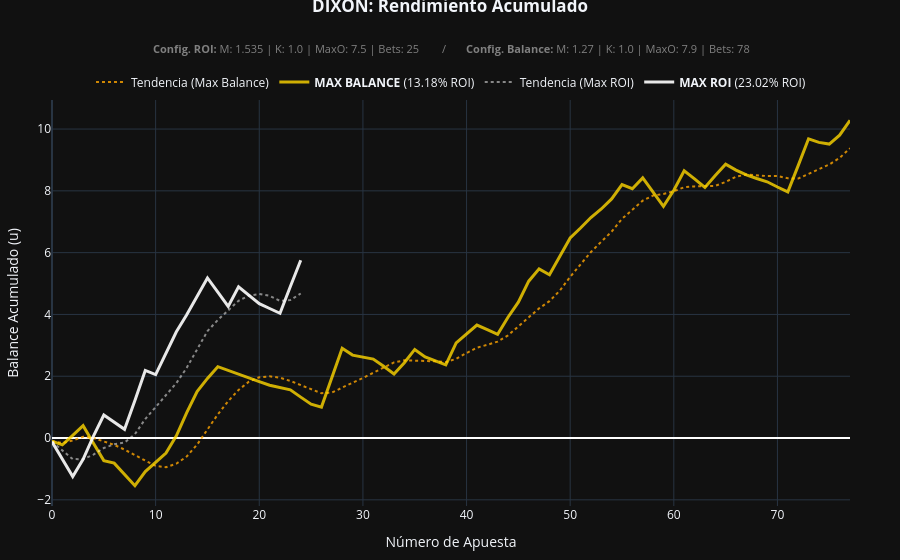

The notebook cell saved with this chart:
### Code cell
# --- VISUALIZACIÓN DE LA MEJOR ESTRATEGIA: DIXON (ROI vs BALANCE) ---

if 'best_history_dixon_df' in locals() and not df_grid_dixon_sorted.empty:
    # -------------------------------------------------------------------------
    # PREPARACIÓN DE DATOS: ESTRATEGIA MEJOR ROI
    # -------------------------------------------------------------------------
    df_viz_roi_d = best_history_dixon_df.sort_values('Date').reset_index(drop=True)
    df_viz_roi_d['Balance_Cum'] = df_viz_roi_d['Ganancia'].cumsum()
    df_viz_roi_d['MA_Balance'] = df_viz_roi_d['Balance_Cum'].rolling(window=7, min_periods=1).mean()

    # Parámetros ROI
    roi_row_d = df_grid_dixon_sorted.iloc[0]
    rd_val, rd_bal, rd_bets = roi_row_d['ROI(%)'], roi_row_d['Balance'], int(roi_row_d['Apuestas'])
    rd_marg, rd_kelly, rd_max_o = roi_row_d['Margen'], roi_row_d['Kelly'], roi_row_d['Max_Odd']

    # -------------------------------------------------------------------------
    # PREPARACIÓN DE DATOS: ESTRATEGIA MEJOR BALANCE (REGENERACIÓN VECTORIZADA)
    # -------------------------------------------------------------------------
    bal_row_d = df_grid_dixon_sorted.sort_values(by='Balance', ascending=False).iloc[0]

    if (bal_row_d['Margen'] != rd_marg) or (bal_row_d['Kelly'] != rd_kelly) or (bal_row_d['Max_Odd'] != rd_max_o):
        bd_m, bd_k, bd_mo = bal_row_d['Margen'], bal_row_d['Kelly'], bal_row_d['Max_Odd']

        mask_bal_d = valid_mask_dixon & (odds_flat_dixon <= bd_mo) & (probs_flat_dixon * odds_flat_dixon > bd_m)

        df_viz_bal_d = pd.DataFrame({
            'Date': fechas_flat_dixon[mask_bal_d],
            'Ganancia': profit_base_dixon[mask_bal_d] * bd_k * unit
        }).sort_values('Date').reset_index(drop=True)
    else:
        df_viz_bal_d = df_viz_roi_d.copy()

    df_viz_bal_d['Balance_Cum'] = df_viz_bal_d['Ganancia'].cumsum()
    df_viz_bal_d['MA_Balance'] = df_viz_bal_d['Balance_Cum'].rolling(window=7, min_periods=1).mean()

    bd_val, bd_bal_total, bd_bets = bal_row_d['ROI(%)'], bal_row_d['Balance'], int(bal_row_d['Apuestas'])
    bd_marg, bd_kelly, bd_max_o = bal_row_d['Margen'], bal_row_d['Kelly'], bal_row_d['Max_Odd']

    # -------------------------------------------------------------------------
    # DISEÑO DEL GRÁFICO (PLOTLY)
    # -------------------------------------------------------------------------
    fig = go.Figure()

    # Trazas de Balance
    fig.add_trace(go.Scatter(x=df_viz_bal_d.index, y=df_viz_bal_d['MA_Balance'], name='Tendencia (Max Balance)',
                             line=dict(color='rgba(255, 165, 0, 0.8)', width=2, dash='dot')))

    fig.add_trace(go.Scatter(x=df_viz_bal_d.index, y=df_viz_bal_d['Balance_Cum'],
                             name=f'<b>MAX BALANCE</b> ({bd_val:.2f}% ROI)',
                             line=dict(color='rgba(255, 215, 0, 0.8)', width=3)))

    # Trazas de ROI
    fig.add_trace(go.Scatter(x=df_viz_roi_d.index, y=df_viz_roi_d['MA_Balance'], name='Tendencia (Max ROI)',
                             line=dict(color='rgba(255, 255, 255, 0.5)', width=2, dash='dot')))

    fig.add_trace(go.Scatter(x=df_viz_roi_d.index, y=df_viz_roi_d['Balance_Cum'],
                             name=f'<b>MAX ROI</b> ({rd_val:.2f}% ROI)',
                             line=dict(color='rgba(255, 255, 255, 0.9)', width=3)))

    # Construcción del subtítulo con toda la información
    subtitle_text = (f"<b>Config. ROI:</b> M: {rd_marg} | K: {rd_kelly} | MaxO: {rd_max_o} | Bets: {rd_bets}  "
                     f"      /       "
                     f"<b>Config. Balance:</b> M: {bd_marg} | K: {bd_kelly} | MaxO: {bd_max_o} | Bets: {bd_bets}")

    fig.update_layout(
    template='plotly_dark',
    # Título pegado al borde superior
    title={'text': '<b>DIXON: Rendimiento Acumulado</b>', 'y': 1, 'x': 0.5, 'xanchor': 'center'},

    # Subtítulo (Anotación) con los parámetros técnicos
    annotations=[
        dict(
            text=subtitle_text,
            showarrow=False,
            xref="paper", yref="paper",
            x=0.5,
            y=1.15,
            font=dict(size=11, color="gray")
        )
    ],

    hovermode='x unified',
    xaxis=dict(title='Número de Apuesta'),
    yaxis=dict(title='Balance Acumulado (u)', zeroline=True, zerolinecolor='white'),

    # Leyenda horizontal entre el subtítulo y el gráfico
    legend=dict(
        orientation="h",
        yanchor="top",
        y=1.08,
        xanchor="center",
        x=0.5
    ),

    # Margen superior ajustado para eliminar el vacío
    margin=dict(t=100, b=50, l=50, r=50)
)

    fig.show()
else:
    print("⚠️ No hay datos suficientes para graficar. Asegúrate de ejecutar la evaluación de Dixon primero.")

### Figure 1 — Plotly figure (JSON) as saved in the notebook; plotly's stock layout.template omitted (floating-point values rounded to 4 significant figures)
{"data": [{"line": {"color": "rgba(255, 165, 0, 0.8)", "dash": "dot", "width": 2}, "name": "Tendencia (Max Balance)", "type": "scatter", "x": [0, 1, 2, 3, 4, 5, 6, 7, 8, 9, 10, 11, 12, 13, 14, 15, 16, 17, 18, 19, 20, 21, 22, 23, 24, 25, 26, 27, 28, 29, 30, 31, 32, 33, 34, 35, 36, 37, 38, 39, 40, 41, 42, 43, 44, 45, 46, 47, 48, 49, 50, 51, 52, 53, 54, 55, 56, 57, 58, 59, 60, 61, 62, 63, 64, 65, 66, 67, 68, 69, 70, 71, 72, 73, 74, 75, 76, 77], "y": [-0.1013, -0.1608, -0.07748, 0.04158, -0.0006301, -0.1221, -0.2207, -0.3738, -0.5627, -0.7303, -0.8999, -0.9452, -0.8304, -0.5971, -0.2146, 0.2815, 0.7663, 1.192, 1.557, 1.824, 1.968, 1.997, 1.954, 1.847, 1.723, 1.584, 1.45, 1.471, 1.642, 1.792, 1.944, 2.12, 2.295, 2.447, 2.514, 2.508, 2.5, 2.484, 2.457, 2.565, 2.751, 2.925, 3.017, 3.121, 3.321, 3.611, 3.897, 4.196, 4.429, 4.771, 5.217, 5.63, 6.021, 6.355, 6.679, 7.095, 7.405, 7.683, 7.849, 7.9, 7.987, 8.117, 8.144, 8.15, 8.162, 8.29, 8.458, 8.529, 8.493, 8.479, 8.481, 8.405, 8.398, 8.543, 8.693, 8.852, 9.067, 9.376]}, {"line": {"color": "rgba(255, 215, 0, 0.8)", "width": 3}, "name": "<b>MAX BALANCE</b> (13.18% ROI)", "type": "scatter", "x": [0, 1, 2, 3, 4, 5, 6, 7, 8, 9, 10, 11, 12, 13, 14, 15, 16, 17, 18, 19, 20, 21, 22, 23, 24, 25, 26, 27, 28, 29, 30, 31, 32, 33, 34, 35, 36, 37, 38, 39, 40, 41, 42, 43, 44, 45, 46, 47, 48, 49, 50, 51, 52, 53, 54, 55, 56, 57, 58, 59, 60, 61, 62, 63, 64, 65, 66, 67, 68, 69, 70, 71, 72, 73, 74, 75, 76, 77], "y": [-0.1013, -0.2204, 0.0892, 0.3987, -0.1695, -0.7297, -0.812, -1.173, -1.542, -1.084, -0.7884, -0.4867, 0.07378, 0.8211, 1.504, 1.93, 2.31, 2.195, 2.066, 1.941, 1.828, 1.707, 1.633, 1.559, 1.324, 1.098, 1.002, 1.973, 2.907, 2.684, 2.62, 2.556, 2.321, 2.072, 2.438, 2.868, 2.625, 2.506, 2.37, 3.077, 3.377, 3.656, 3.507, 3.354, 3.909, 4.397, 5.077, 5.475, 5.286, 5.899, 6.477, 6.799, 7.137, 7.413, 7.74, 8.201, 8.069, 8.42, 7.96, 7.499, 8.021, 8.652, 8.39, 8.11, 8.5, 8.863, 8.672, 8.517, 8.4, 8.294, 8.124, 7.966, 8.816, 9.684, 9.569, 9.514, 9.8, 10.28]}, {"line": {"color": "rgba(255, 255, 255, 0.5)", "dash": "dot", "width": 2}, "name": "Tendencia (Max ROI)", "type": "scatter", "x": [0, 1, 2, 3, 4, 5, 6, 7, 8, 9, 10, 11, 12, 13, 14, 15, 16, 17, 18, 19, 20, 21, 22, 23, 24], "y": [-0.1191, -0.3992, -0.682, -0.6832, -0.5345, -0.3215, -0.2029, -0.1457, 0.1251, 0.6157, 1.007, 1.392, 1.777, 2.274, 2.892, 3.459, 3.821, 4.137, 4.442, 4.61, 4.661, 4.602, 4.438, 4.465, 4.678]}, {"line": {"color": "rgba(255, 255, 255, 0.9)", "width": 3}, "name": "<b>MAX ROI</b> (23.02% ROI)", "type": "scatter", "x": [0, 1, 2, 3, 4, 5, 6, 7, 8, 9, 10, 11, 12, 13, 14, 15, 16, 17, 18, 19, 20, 21, 22, 23, 24], "y": [-0.1191, -0.6793, -1.247, -0.687, 0.06035, 0.7434, 0.5086, 0.2817, 1.216, 2.187, 2.05, 2.757, 3.437, 3.992, 4.604, 5.183, 4.722, 4.261, 4.893, 4.612, 4.351, 4.193, 4.037, 4.905, 5.755]}], "layout": {"annotations": [{"font": {"color": "gray", "size": 11}, "showarrow": false, "text": "<b>Config. ROI:</b> M: 1.535 | K: 1.0 | MaxO: 7.5 | Bets: 25        /       <b>Config. Balance:</b> M: 1.27 | K: 1.0 | MaxO: 7.9 | Bets: 78", "x": 0.5, "xref": "paper", "y": 1.15, "yref": "paper"}], "hovermode": "x unified", "legend": {"orientation": "h", "x": 0.5, "xanchor": "center", "y": 1.08, "yanchor": "top"}, "margin": {"b": 50, "l": 50, "r": 50, "t": 100}, "title": {"text": "<b>DIXON: Rendimiento Acumulado</b>", "x": 0.5, "xanchor": "center", "y": 1}, "xaxis": {"title": {"text": "Número de Apuesta"}}, "yaxis": {"title": {"text": "Balance Acumulado (u)"}, "zeroline": true, "zerolinecolor": "white"}}}
